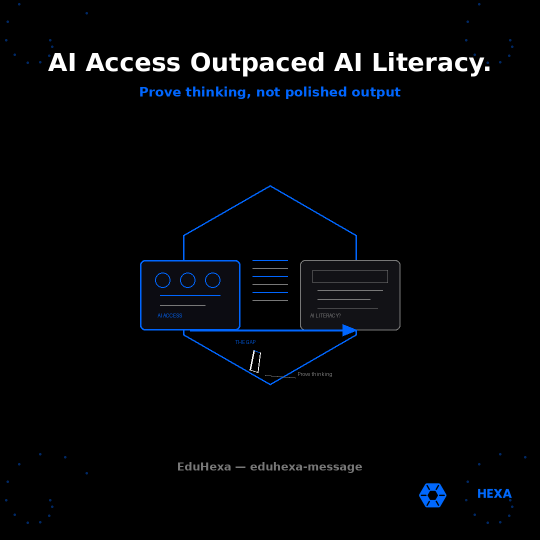
#> input picture clients/assets/eduhexa/eduhexa-message-ai-literacy-gap-sep-2026.png, 1080 x 1080 px, given in place of eduhexa logo.png, which was not available (shown at 1/2 size)
$ python generate_eduhexa_image_proof_over_polish.py
#> lines starting #> are read from the running program, lines starting #| are printed output that depends on the picture; pictures that were not available may be replaced by others from this repository, and a replacement may not be noted
#!/usr/bin/env python3
"""Generate EduHexa eduhexa-message WhatsApp image 1080x1080 - Proof Over Polish."""
from PIL import Image, ImageDraw, ImageFont
import math
import os

SIZE = 1080
BLACK = (0, 0, 0)
BLUE = (0, 102, 255)
WHITE = (255, 255, 255)
GRAY = (120, 120, 120)
DARK_BLUE = (0, 40, 100)
LIGHT_BLUE = (0, 80, 200)

OUT = "/workspace/clients/assets/eduhexa/eduhexa-message-proof-over-polish-sep-2026.png"
LOGO = "/workspace/clients/eduhexa logo.png"

img = Image.new("RGB", (SIZE, SIZE), BLACK)
#> img: PIL image 1080x1080 RGB; every value is 0
draw = ImageDraw.Draw(img)

for cx, cy in [(80, 80), (1000, 80), (80, 1000), (1000, 1000)]:
    for i in range(12):
        angle = i * math.pi / 6
        r = 20 + i * 8
        x = cx + int(r * math.cos(angle))
        y = cy + int(r * math.sin(angle))
        draw.ellipse([x - 2, y - 2, x + 2, y + 2], fill=DARK_BLUE)

cx, cy = SIZE // 2, SIZE // 2 + 30
hex_r = 200
hex_pts = []
for i in range(6):
    angle = math.pi / 6 + i * math.pi / 3
    hex_pts.append((cx + hex_r * math.cos(angle), cy + hex_r * math.sin(angle)))
draw.polygon(hex_pts, outline=BLUE, width=3)

polish_x, polish_y = cx - 200, cy - 80
polish_w, polish_h = 160, 200
draw.rounded_rectangle(
    [polish_x, polish_y, polish_x + polish_w, polish_y + polish_h],
    radius=12,
    outline=GRAY,
    width=2,
    fill=(18, 18, 22),
)
for i, lw in enumerate([100, 120, 90, 110]):
    draw.line(
        [(polish_x + 20, polish_y + 35 + i * 28), (polish_x + 20 + lw, polish_y + 35 + i * 28)],
        fill=GRAY,
        width=3,
    )
draw.ellipse([polish_x + polish_w - 35, polish_y + 10, polish_x + polish_w - 10, polish_y + 35], fill=BLUE)

proof_x, proof_y = cx + 40, cy - 60
proof_w, proof_h = 160, 220
draw.rounded_rectangle(
    [proof_x, proof_y, proof_x + proof_w, proof_y + proof_h],
    radius=12,
    outline=BLUE,
    width=3,
    fill=(0, 30, 70),
)
draw.line([(proof_x + 20, proof_y + 40), (proof_x + proof_w - 20, proof_y + 40)], fill=BLUE, width=2)
draw.line([(proof_x + 20, proof_y + 75), (proof_x + proof_w - 40, proof_y + 75)], fill=LIGHT_BLUE, width=2)
draw.line([(proof_x + 20, proof_y + 110), (proof_x + proof_w - 30, proof_y + 110)], fill=LIGHT_BLUE, width=2)

mic_x = proof_x + proof_w // 2
mic_y = proof_y + 145
draw.rounded_rectangle(
    [mic_x - 18, mic_y, mic_x + 18, mic_y + 45],
    radius=9,
    outline=BLUE,
    width=2,
    fill=(12, 12, 18),
)
draw.arc([mic_x - 28, mic_y + 30, mic_x + 28, mic_y + 70], 0, 180, fill=BLUE, width=3)
draw.line([(mic_x, mic_y + 70), (mic_x, mic_y + 82)], fill=BLUE, width=3)
draw.line([(mic_x - 15, mic_y + 82), (mic_x + 15, mic_y + 82)], fill=BLUE, width=3)

arrow_y = cy + 10
draw.line([(polish_x + polish_w + 15, arrow_y), (proof_x - 15, arrow_y)], fill=WHITE, width=3)
draw.polygon(
    [(proof_x - 15, arrow_y), (proof_x - 35, arrow_y - 10), (proof_x - 35, arrow_y + 10)],
    fill=WHITE,
)

pen_x = cx - 30
pen_y = cy + 120
draw.line([(pen_x, pen_y), (pen_x + 50, pen_y - 35)], fill=BLUE, width=4)
draw.ellipse([pen_x + 42, pen_y - 43, pen_x + 56, pen_y - 29], fill=BLUE)


def load_font(size):
#> called with size = 46
    paths = [
        "/usr/share/fonts/truetype/dejavu/DejaVuSans-Bold.ttf",
        "/usr/share/fonts/truetype/liberation/LiberationSans-Bold.ttf",
    ]
    for p in paths:
        if os.path.exists(p):
            return ImageFont.truetype(p, size)
    return ImageFont.load_default()


font_head = load_font(46)
font_sub = load_font(28)
font_small = load_font(22)
font_tag = load_font(24)

headline = "Proof Over"
bbox = draw.textbbox((0, 0), headline, font=font_head)
#> bbox = (0, 8, 279, 43)
tw = bbox[2] - bbox[0]
#> tw = 279
draw.text(((SIZE - tw) // 2, 85), headline, fill=WHITE, font=font_head)

headline2 = "Polish."
bbox2 = draw.textbbox((0, 0), headline2, font=font_head)
#> bbox2 = (0, 8, 174, 43)
tw2 = bbox2[2] - bbox2[0]
#> tw2 = 174
draw.text(((SIZE - tw2) // 2, 145), headline2, fill=BLUE, font=font_head)

tagline = "When AI finishes the work, classrooms must prove the learning"
bbox3 = draw.textbbox((0, 0), tagline, font=font_tag)
#> bbox3 = (0, 5, 859, 28)
tw3 = bbox3[2] - bbox3[0]
#> tw3 = 859
draw.text(((SIZE - tw3) // 2, 215), tagline, fill=GRAY, font=font_tag)

polish_label = "POLISH"
bbox4 = draw.textbbox((0, 0), polish_label, font=font_sub)
#> bbox4 = (0, 6, 116, 26)
tw4 = bbox4[2] - bbox4[0]
#> tw4 = 116
draw.text((polish_x + (polish_w - tw4) // 2, polish_y + 8), polish_label, fill=GRAY, font=font_sub)

proof_label = "PROOF"
bbox5 = draw.textbbox((0, 0), proof_label, font=font_sub)
#> bbox5 = (0, 6, 109, 26)
tw5 = bbox5[2] - bbox5[0]
#> tw5 = 109
draw.text((proof_x + (proof_w - tw5) // 2, proof_y + 8), proof_label, fill=BLUE, font=font_sub)

small = "EduHexa — eduhexa-message"
bbox6 = draw.textbbox((0, 0), small, font=font_small)
#> bbox6 = (0, 4, 371, 26)
tw6 = bbox6[2] - bbox6[0]
#> tw6 = 371
draw.text(((SIZE - tw6) // 2, 920), small, fill=GRAY, font=font_small)

logo = Image.open(LOGO).convert("RGBA")
logo_w = int(SIZE * 0.20)
logo_h = int(logo_w * logo.height / logo.width)
#> logo_h = 216
logo = logo.resize((logo_w, logo_h), Image.Resampling.LANCZOS)
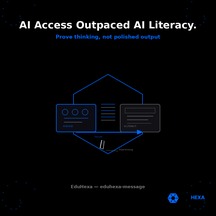
#> logo: PIL image 216x216 RGBA; mean R, G, B, A 4.2, 5.6, 7.7, 255
img.paste(logo, (SIZE - logo_w - 40, SIZE - logo_h - 50), logo)
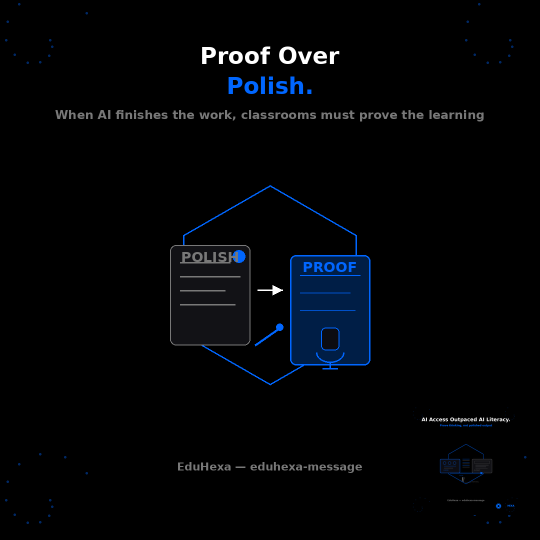
#> img: PIL image 1080x1080 RGB (shown at 1/2 size); mean R, G, B 2.8, 4.5, 7

img.save(OUT, "PNG", optimize=True)
print(f"Saved {OUT} ({os.path.getsize(OUT)} bytes)")

$ run again, on clients/assets/eduhexa/eduhexa-message-ai-mandate-stack-oct-2026.png
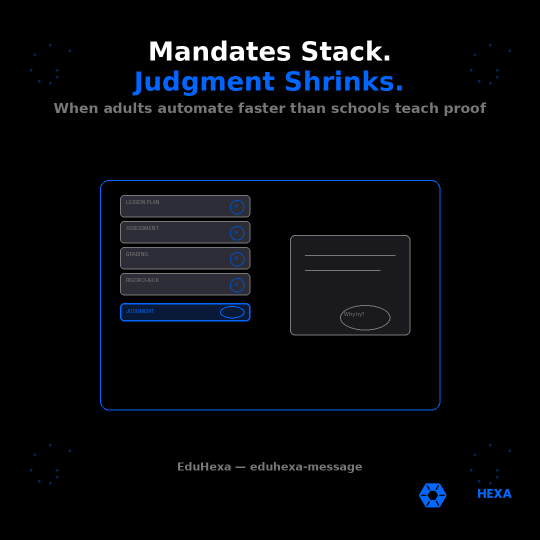
#> input picture clients/assets/eduhexa/eduhexa-message-ai-mandate-stack-oct-2026.png, 1080 x 1080 px, given in place of eduhexa logo.png, which was not available (shown at 1/2 size)
#> bbox = (0, 8, 279, 43)
#> tw = 279
#> bbox2 = (0, 8, 174, 43)
#> tw2 = 174
#> bbox3 = (0, 5, 859, 28)
#> tw3 = 859
#> bbox4 = (0, 6, 116, 26)
#> tw4 = 116
#> bbox5 = (0, 6, 109, 26)
#> tw5 = 109
#> bbox6 = (0, 4, 371, 26)
#> tw6 = 371
#> `logo = logo.resize((logo_w, logo_h), Image.Resampling.LANCZOS)`:
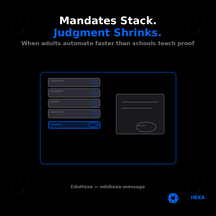
#> logo: PIL image 216x216 RGBA; mean R, G, B, A 6.3, 8.2, 11.5, 255
#> `img.paste(logo, (SIZE - logo_w - 40, SIZE - logo_h - 50), logo)`:
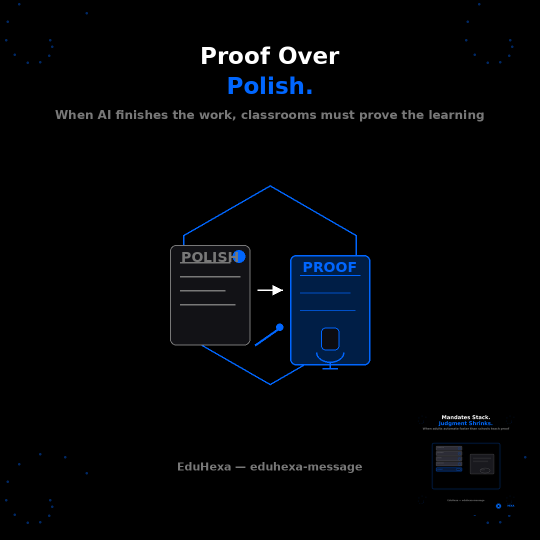
#> img: PIL image 1080x1080 RGB (shown at 1/2 size); mean R, G, B 2.9, 4.6, 7.1
